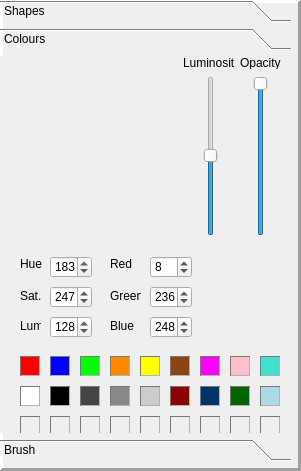
   <widget class="QFrame" name="panelFrame">
    <property name="geometry">
     <rect>
      <x>0</x>
      <y>20</y>
      <width>301</width>
      <height>471</height>
     </rect>
    </property>
    <property name="frameShape">
     <enum>QFrame::Panel</enum>
    </property>
    <property name="frameShadow">
     <enum>QFrame::Raised</enum>
    </property>
    <property name="lineWidth">
     <number>3</number>
    </property>
    <widget class="QToolBox" name="sidePanel">
     <property name="geometry">
      <rect>
       <x>0</x>
       <y>0</y>
       <width>291</width>
       <height>461</height>
      </rect>
     </property>
     <property name="sizePolicy">
      <sizepolicy hsizetype="Ignored" vsizetype="Preferred">
       <horstretch>0</horstretch>
       <verstretch>0</verstretch>
      </sizepolicy>
     </property>
     <property name="frameShadow">
      <enum>QFrame::Raised</enum>
     </property>
     <property name="currentIndex">
      <number>1</number>
     </property>
     <widget class="QWidget" name="shapePage">
      <property name="geometry">
       <rect>
        <x>0</x>
        <y>0</y>
        <width>291</width>
        <height>380</height>
       </rect>
      </property>
      <attribute name="label">
       <string>Shapes</string>
      </attribute>
      <widget class="ClickableGraphic" name="shapeSquare">
       <property name="geometry">
        <rect>
         <x>90</x>
         <y>10</y>
         <width>128</width>
         <height>128</height>
        </rect>
       </property>
       <property name="verticalScrollBarPolicy">
        <enum>Qt::ScrollBarAlwaysOff</enum>
       </property>
       <property name="horizontalScrollBarPolicy">
        <enum>Qt::ScrollBarAlwaysOff</enum>
       </property>
      </widget>
      <widget class="ClickableGraphic" name="shapeCircle">
       <property name="geometry">
        <rect>
         <x>90</x>
         <y>180</y>
         <width>128</width>
         <height>128</height>
        </rect>
       </property>
       <property name="verticalScrollBarPolicy">
        <enum>Qt::ScrollBarAlwaysOff</enum>
       </property>
       <property name="horizontalScrollBarPolicy">
        <enum>Qt::ScrollBarAlwaysOff</enum>
       </property>
      </widget>
      <widget class="QLabel" name="squareLabel">
       <property name="geometry">
        <rect>
         <x>140</x>
         <y>150</y>
         <width>47</width>
         <height>13</height>
        </rect>
       </property>
       <property name="text">
        <string>Square</string>
       </property>
      </widget>
      <widget class="QLabel" name="circleLabel">
       <property name="geometry">
        <rect>
         <x>140</x>
         <y>320</y>
         <width>47</width>
         <height>13</height>
        </rect>
       </property>
       <property name="text">
        <string>Circle</string>
       </property>
      </widget>
     </widget>
     <widget class="QWidget" name="colourPage">
      <property name="geometry">
       <rect>
        <x>0</x>
        <y>0</y>
        <width>291</width>
        <height>380</height>
       </rect>
      </property>
      <attribute name="label">
       <string>Colours</string>
      </attribute>
      <widget class="ColourPalette" name="colourPalette" native="true">
       <property name="geometry">
        <rect>
         <x>10</x>
         <y>20</y>
         <width>170</width>
         <height>160</height>
        </rect>
       </property>
       <property name="mouseTracking">
        <bool>true</bool>
       </property>
      </widget>
      <widget class="QSlider" name="lumSld">
       <property name="geometry">
        <rect>
         <x>200</x>
         <y>20</y>
         <width>22</width>
         <height>160</height>
        </rect>
       </property>
       <property name="maximum">
        <number>255</number>
       </property>
       <property name="value">
        <number>128</number>
       </property>
       <property name="sliderPosition">
        <number>128</number>
       </property>
       <property name="orientation">
        <enum>Qt::Vertical</enum>
       </property>
       <property name="invertedControls">
        <bool>true</bool>
       </property>
      </widget>
      <widget class="QLabel" name="hueLbl">
       <property name="geometry">
        <rect>
         <x>20</x>
         <y>200</y>
         <width>31</width>
         <height>16</height>
        </rect>
       </property>
       <property name="text">
        <string>Hue</string>
       </property>
      </widget>
      <widget class="QLabel" name="satLbl">
       <property name="geometry">
        <rect>
         <x>20</x>
         <y>232</y>
         <width>21</width>
         <height>16</height>
        </rect>
       </property>
       <property name="text">
        <string>Sat.</string>
       </property>
      </widget>
      <widget class="QLabel" name="lumLbl">
       <property name="geometry">
        <rect>
         <x>20</x>
         <y>262</y>
         <width>21</width>
         <height>16</height>
        </rect>
       </property>
       <property name="text">
        <string>Lum.</string>
       </property>
      </widget>
      <widget class="QSpinBox" name="hueSpb">
       <property name="geometry">
        <rect>
         <x>50</x>
         <y>200</y>
         <width>42</width>
         <height>22</height>
        </rect>
       </property>
       <property name="maximum">
        <number>359</number>
       </property>
       <property name="value">
        <number>183</number>
       </property>
      </widget>
      <widget class="QSpinBox" name="satSpb">
       <property name="geometry">
        <rect>
         <x>50</x>
         <y>230</y>
         <width>42</width>
         <height>22</height>
        </rect>
       </property>
       <property name="maximum">
        <number>255</number>
       </property>
       <property name="value">
        <number>247</number>
       </property>
      </widget>
      <widget class="QSpinBox" name="lumSpb">
       <property name="geometry">
        <rect>
         <x>50</x>
         <y>260</y>
         <width>42</width>
         <height>22</height>
        </rect>
       </property>
       <property name="maximum">
        <number>255</number>
       </property>
       <property name="value">
        <number>128</number>
       </property>
      </widget>
      <widget class="QLabel" name="redLbl">
       <property name="geometry">
        <rect>
         <x>110</x>
         <y>200</y>
         <width>31</width>
         <height>16</height>
        </rect>
       </property>
       <property name="text">
        <string>Red</string>
       </property>
      </widget>
      <widget class="QLabel" name="blueLbl">
       <property name="geometry">
        <rect>
         <x>110</x>
         <y>262</y>
         <width>31</width>
         <height>16</height>
        </rect>
       </property>
       <property name="text">
        <string>Blue</string>
       </property>
      </widget>
      <widget class="QLabel" name="greenLbl">
       <property name="geometry">
        <rect>
         <x>110</x>
         <y>232</y>
         <width>31</width>
         <height>16</height>
        </rect>
       </property>
       <property name="text">
        <string>Green</string>
       </property>
      </widget>
      <widget class="QSpinBox" name="redSpb">
       <property name="geometry">
        <rect>
         <x>150</x>
         <y>200</y>
         <width>42</width>
         <height>22</height>
        </rect>
       </property>
       <property name="maximum">
        <number>255</number>
       </property>
       <property name="value">
        <number>8</number>
       </property>
      </widget>
      <widget class="QSpinBox" name="greenSpb">
       <property name="geometry">
        <rect>
         <x>150</x>
         <y>230</y>
         <width>42</width>
         <height>22</height>
        </rect>
       </property>
       <property name="maximum">
        <number>255</number>
       </property>
       <property name="stepType">
        <enum>QAbstractSpinBox::DefaultStepType</enum>
       </property>
       <property name="value">
        <number>236</number>
       </property>
      </widget>
      <widget class="QSpinBox" name="blueSpb">
       <property name="geometry">
        <rect>
         <x>150</x>
         <y>260</y>
         <width>42</width>
         <height>22</height>
        </rect>
       </property>
       <property name="maximum">
        <number>255</number>
       </property>
       <property name="value">
        <number>248</number>
       </property>
      </widget>
      <widget class="QWidget" name="colourDisplay" native="true">
       <property name="geometry">
        <rect>
         <x>220</x>
         <y>220</y>
         <width>41</width>
         <height>41</height>
        </rect>
       </property>
      </widget>
      <widget class="QSlider" name="opaSld">
       <property name="geometry">
        <rect>
         <x>250</x>
         <y>20</y>
         <width>22</width>
         <height>160</height>
        </rect>
       </property>
       <property name="maximum">
        <number>255</number>
       </property>
       <property name="value">
        <number>255</number>
       </property>
       <property name="sliderPosition">
        <number>255</number>
       </property>
       <property name="orientation">
        <enum>Qt::Vertical</enum>
       </property>
      </widget>
      <widget class="QLabel" name="lumSldLbl">
       <property name="geometry">
        <rect>
         <x>183</x>
         <y>0</y>
         <width>51</width>
         <height>13</height>
        </rect>
       </property>
       <property name="text">
        <string>Luminosity</string>
       </property>
      </widget>
      <widget class="QLabel" name="opaLbl">
       <property name="geometry">
        <rect>
         <x>240</x>
         <y>0</y>
         <width>51</width>
         <height>13</height>
        </rect>
       </property>
       <property name="text">
        <string>Opacity</string>
       </property>
      </widget>
      <widget class="QPushButton" name="dcRed">
       <property name="geometry">
        <rect>
         <x>20</x>
         <y>300</y>
         <width>20</width>
         <height>20</height>
        </rect>
       </property>
       <property name="toolTip">
        <string>Red</string>
       </property>
       <property name="toolTipDuration">
        <number>2</number>
       </property>
       <property name="styleSheet">
        <string notr="true">background:#FF0000;border:1px solid #777777;border-style:inset;</string>
       </property>
       <property name="text">
        <string/>
       </property>
      </widget>
      <widget class="QPushButton" name="dcBlue">
       <property name="geometry">
        <rect>
         <x>50</x>
         <y>300</y>
         <width>20</width>
         <height>20</height>
        </rect>
       </property>
       <property name="toolTip">
        <string>Blue</string>
       </property>
       <property name="toolTipDuration">
        <number>2</number>
       </property>
       <property name="styleSheet">
        <string notr="true">background:#0000FF;border:1px solid #777777;border-style:inset;</string>
       </property>
       <property name="text">
        <string/>
       </property>
      </widget>
      <widget class="QPushButton" name="dcGreen">
       <property name="geometry">
        <rect>
         <x>80</x>
         <y>300</y>
         <width>20</width>
         <height>20</height>
        </rect>
       </property>
       <property name="toolTip">
        <string>Green</string>
       </property>
       <property name="toolTipDuration">
        <number>2</number>
       </property>
       <property name="styleSheet">
        <string notr="true">background:#00FF00;border:1px solid #777777;border-style:inset;</string>
       </property>
       <property name="text">
        <string/>
       </property>
      </widget>
      <widget class="QPushButton" name="dcOrange">
       <property name="geometry">
        <rect>
         <x>110</x>
         <y>300</y>
         <width>20</width>
         <height>20</height>
        </rect>
       </property>
       <property name="toolTip">
        <string>Orange</string>
       </property>
       <property name="toolTipDuration">
        <number>2</number>
       </property>
       <property name="styleSheet">
        <string notr="true">background:#FF8800;border:1px solid #777777;border-style:inset;</string>
       </property>
       <property name="text">
        <string/>
       </property>
      </widget>
      <widget class="QPushButton" name="dcYellow">
       <property name="geometry">
        <rect>
         <x>140</x>
         <y>300</y>
         <width>20</width>
         <height>20</height>
        </rect>
       </property>
       <property name="toolTip">
        <string>Yellow</string>
       </property>
       <property name="toolTipDuration">
        <number>2</number>
       </property>
       <property name="styleSheet">
        <string notr="true">background:#FFFF00;border:1px solid #777777;border-style:inset;</string>
       </property>
       <property name="text">
        <string/>
       </property>
      </widget>
      <widget class="QPushButton" name="dcBrown">
       <property name="geometry">
        <rect>
         <x>170</x>
         <y>300</y>
         <width>20</width>
         <height>20</height>
        </rect>
       </property>
       <property name="toolTip">
        <string>Brown</string>
       </property>
       <property name="toolTipDuration">
        <number>2</number>
       </property>
       <property name="styleSheet">
        <string notr="true">background:#8B4513;border:1px solid #777777;border-style:inset;</string>
       </property>
       <property name="text">
        <string/>
       </property>
      </widget>
      <widget class="QPushButton" name="dcPurple">
       <property name="geometry">
        <rect>
         <x>200</x>
         <y>300</y>
         <width>20</width>
         <height>20</height>
        </rect>
       </property>
       <property name="toolTip">
        <string>Purple</string>
       </property>
       <property name="toolTipDuration">
        <number>2</number>
       </property>
       <property name="styleSheet">
        <string notr="true">background:#FF00FF;border:1px solid #777777;border-style:inset;</string>
       </property>
       <property name="text">
        <string/>
       </property>
      </widget>
      <widget class="QPushButton" name="dcPink">
       <property name="geometry">
        <rect>
         <x>230</x>
         <y>300</y>
         <width>20</width>
         <height>20</height>
        </rect>
       </property>
       <property name="toolTip">
        <string>Pink</string>
       </property>
       <property name="toolTipDuration">
        <number>2</number>
       </property>
       <property name="styleSheet">
        <string notr="true">background:#FFC0CB;border:1px solid #777777;border-style:inset;</string>
       </property>
       <property name="text">
        <string/>
       </property>
      </widget>
      <widget class="QPushButton" name="dcTurquoise">
       <property name="geometry">
        <rect>
         <x>260</x>
         <y>300</y>
         <width>20</width>
         <height>20</height>
        </rect>
       </property>
       <property name="toolTip">
        <string>Turquoise</string>
       </property>
       <property name="toolTipDuration">
        <number>2</number>
       </property>
       <property name="styleSheet">
        <string notr="true">background:#40E0D0;border:1px solid #777777;border-style:inset;</string>
       </property>
       <property name="text">
        <string/>
       </property>
      </widget>
      <widget class="QPushButton" name="dcWhite">
       <property name="geometry">
        <rect>
         <x>20</x>
         <y>330</y>
         <width>20</width>
         <height>20</height>
        </rect>
       </property>
       <property name="toolTip">
        <string>White</string>
       </property>
       <property name="toolTipDuration">
        <number>2</number>
       </property>
       <property name="styleSheet">
        <string notr="true">background:#FFFFFF;border:1px solid #777777;border-style:inset;</string>
       </property>
       <property name="text">
        <string/>
       </property>
      </widget>
      <widget class="QPushButton" name="dcCustom1">
       <property name="geometry">
        <rect>
         <x>20</x>
         <y>360</y>
         <width>20</width>
         <height>20</height>
        </rect>
       </property>
       <property name="styleSheet">
        <string notr="true">border:1px solid #777777;border-style:inset;</string>
       </property>
       <property name="text">
        <string/>
       </property>
      </widget>
      <widget class="QPushButton" name="dcBlack">
       <property name="geometry">
        <rect>
         <x>50</x>
         <y>330</y>
         <width>20</width>
         <height>20</height>
        </rect>
       </property>
       <property name="toolTip">
        <string>Black</string>
       </property>
       <property name="toolTipDuration">
        <number>2</number>
       </property>
       <property name="styleSheet">
        <string notr="true">background:#000000;border:1px solid #777777;border-style:inset;</string>
       </property>
       <property name="text">
        <string/>
       </property>
      </widget>
      <widget class="QPushButton" name="dcDarkGray">
       <property name="geometry">
        <rect>
         <x>80</x>
         <y>330</y>
         <width>20</width>
         <height>20</height>
        </rect>
       </property>
       <property name="toolTip">
        <string>Dark Gray</string>
       </property>
       <property name="toolTipDuration">
        <number>2</number>
       </property>
       <property name="styleSheet">
        <string notr="true">background:#444444;border:1px solid #777777;border-style:inset;</string>
       </property>
       <property name="text">
        <string/>
       </property>
      </widget>
      <widget class="QPushButton" name="dcCustom2">
       <property name="geometry">
        <rect>
         <x>50</x>
         <y>360</y>
         <width>20</width>
         <height>20</height>
        </rect>
       </property>
       <property name="styleSheet">
        <string notr="true">border:1px solid #777777;border-style:inset;</string>
       </property>
       <property name="text">
        <string/>
       </property>
      </widget>
      <widget class="QPushButton" name="dcCustom3">
       <property name="geometry">
        <rect>
         <x>80</x>
         <y>360</y>
         <width>20</width>
         <height>20</height>
        </rect>
       </property>
       <property name="styleSheet">
        <string notr="true">border:1px solid #777777;border-style:inset;</string>
       </property>
       <property name="text">
        <string/>
       </property>
      </widget>
      <widget class="QPushButton" name="dcGray">
       <property name="geometry">
        <rect>
         <x>110</x>
         <y>330</y>
         <width>20</width>
         <height>20</height>
        </rect>
       </property>
       <property name="toolTip">
        <string>Gray</string>
       </property>
       <property name="toolTipDuration">
        <number>2</number>
       </property>
       <property name="styleSheet">
        <string notr="true">background:#888888;border:1px solid #777777;border-style:inset;</string>
       </property>
       <property name="text">
        <string/>
       </property>
      </widget>
      <widget class="QPushButton" name="dcLightGray">
       <property name="geometry">
        <rect>
         <x>140</x>
         <y>330</y>
         <width>20</width>
         <height>20</height>
        </rect>
       </property>
       <property name="toolTip">
        <string>Light Gray</string>
       </property>
       <property name="toolTipDuration">
        <number>2</number>
       </property>
       <property name="styleSheet">
        <string notr="true">background:#CCCCCC;border:1px solid #777777;border-style:inset;</string>
       </property>
       <property name="text">
        <string/>
       </property>
      </widget>
      <widget class="QPushButton" name="dcDarkRed">
       <property name="geometry">
        <rect>
         <x>170</x>
         <y>330</y>
         <width>20</width>
         <height>20</height>
        </rect>
       </property>
       <property name="toolTip">
        <string>Dark Red</string>
       </property>
       <property name="toolTipDuration">
        <number>2</number>
       </property>
       <property name="styleSheet">
        <string notr="true">background:#8B0000;border:1px solid #777777;border-style:inset;</string>
       </property>
       <property name="text">
        <string/>
       </property>
      </widget>
      <widget class="QPushButton" name="dcDarkBlue">
       <property name="geometry">
        <rect>
         <x>200</x>
         <y>330</y>
         <width>20</width>
         <height>20</height>
        </rect>
       </property>
       <property name="toolTip">
        <string>Dark Blue</string>
       </property>
       <property name="toolTipDuration">
        <number>2</number>
       </property>
       <property name="styleSheet">
        <string notr="true">background:#003366;border:1px solid #777777;border-style:inset;</string>
       </property>
       <property name="text">
        <string/>
       </property>
      </widget>
      <widget class="QPushButton" name="dcDarkGreen">
       <property name="geometry">
        <rect>
         <x>230</x>
         <y>330</y>
         <width>20</width>
         <height>20</height>
        </rect>
       </property>
       <property name="toolTip">
        <string>Dark Green</string>
       </property>
       <property name="toolTipDuration">
        <number>2</number>
       </property>
       <property name="styleSheet">
        <string notr="true">background:#006400;border:1px solid #777777;border-style:inset;</string>
       </property>
       <property name="text">
        <string/>
       </property>
      </widget>
      <widget class="QPushButton" name="dcLightBlue">
       <property name="geometry">
        <rect>
         <x>260</x>
         <y>330</y>
         <width>20</width>
         <height>20</height>
        </rect>
       </property>
       <property name="toolTip">
        <string>Light Blue</string>
       </property>
       <property name="toolTipDuration">
        <number>2</number>
       </property>
       <property name="styleSheet">
        <string notr="true">background:#ADD8E6;border:1px solid #777777;border-style:inset;</string>
       </property>
       <property name="text">
        <string/>
       </property>
      </widget>
      <widget class="QPushButton" name="dcCustom4">
       <property name="geometry">
        <rect>
         <x>110</x>
         <y>360</y>
         <width>20</width>
         <height>20</height>
        </rect>
       </property>
       <property name="styleSheet">
        <string notr="true">border:1px solid #777777;border-style:inset;</string>
       </property>
       <property name="text">
        <string/>
       </property>
      </widget>
      <widget class="QPushButton" name="dcCustom5">
       <property name="geometry">
        <rect>
         <x>140</x>
         <y>360</y>
         <width>20</width>
         <height>20</height>
        </rect>
       </property>
       <property name="styleSheet">
        <string notr="true">border:1px solid #777777;border-style:inset;</string>
       </property>
       <property name="text">
        <string/>
       </property>
      </widget>
      <widget class="QPushButton" name="dcCustom6">
       <property name="geometry">
        <rect>
         <x>170</x>
         <y>360</y>
         <width>20</width>
         <height>20</height>
        </rect>
       </property>
       <property name="styleSheet">
        <string notr="true">border:1px solid #777777;border-style:inset;</string>
       </property>
       <property name="text">
        <string/>
       </property>
      </widget>
      <widget class="QPushButton" name="dcCustom7">
       <property name="geometry">
        <rect>
         <x>200</x>
         <y>360</y>
         <width>20</width>
         <height>20</height>
        </rect>
       </property>
       <property name="styleSheet">
        <string notr="true">border:1px solid #777777;border-style:inset;</string>
       </property>
       <property name="text">
        <string/>
       </property>
      </widget>
      <widget class="QPushButton" name="dcCustom8">
       <property name="geometry">
        <rect>
         <x>230</x>
         <y>360</y>
         <width>20</width>
         <height>20</height>
        </rect>
       </property>
       <property name="styleSheet">
        <string notr="true">border:1px solid #777777;border-style:inset;</string>
       </property>
       <property name="text">
        <string/>
       </property>
      </widget>
      <widget class="QPushButton" name="dcCustom9">
       <property name="geometry">
        <rect>
         <x>260</x>
         <y>360</y>
         <width>20</width>
         <height>20</height>
        </rect>
       </property>
       <property name="styleSheet">
        <string notr="true">border:1px solid #777777;border-style:inset;</string>
       </property>
       <property name="text">
        <string/>
       </property>
      </widget>
     </widget>
     <widget class="QWidget" name="brushPage">
      <property name="geometry">
       <rect>
        <x>0</x>
        <y>0</y>
        <width>291</width>
        <height>380</height>
       </rect>
      </property>
      <attribute name="label">
       <string>Brush</string>
      </attribute>
     </widget>
    </widget>
   </widget>
